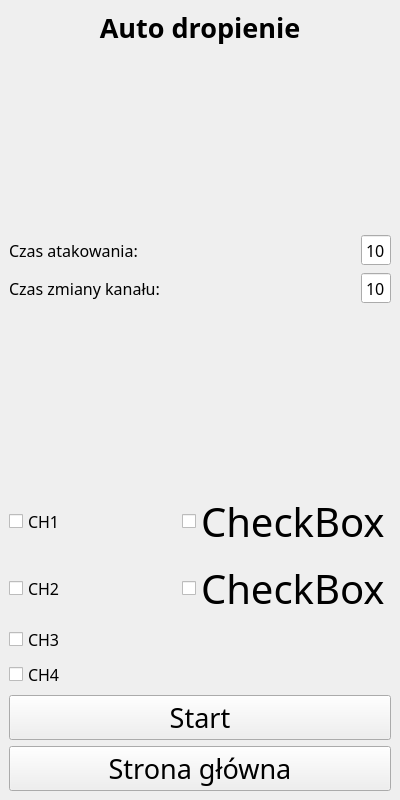
<?xml version="1.0" encoding="UTF-8"?>
<ui version="4.0">
 <class>MainWindow</class>
 <widget class="QMainWindow" name="MainWindow">
  <property name="geometry">
   <rect>
    <x>0</x>
    <y>0</y>
    <width>400</width>
    <height>800</height>
   </rect>
  </property>
  <property name="font">
   <font>
    <family>Poor Richard</family>
    <pointsize>30</pointsize>
   </font>
  </property>
  <property name="windowTitle">
   <string>MainWindow</string>
  </property>
  <widget class="QWidget" name="centralwidget">
   <layout class="QGridLayout" name="gridLayout">
    <property name="leftMargin">
     <number>0</number>
    </property>
    <property name="topMargin">
     <number>0</number>
    </property>
    <property name="rightMargin">
     <number>0</number>
    </property>
    <property name="bottomMargin">
     <number>0</number>
    </property>
    <property name="spacing">
     <number>0</number>
    </property>
    <item row="0" column="0">
     <widget class="QStackedWidget" name="stackedWidget">
      <property name="styleSheet">
       <string notr="true">
</string>
      </property>
      <property name="currentIndex">
       <number>1</number>
      </property>
      <widget class="QWidget" name="start_page">
       <property name="font">
        <font>
         <pointsize>40</pointsize>
        </font>
       </property>
       <layout class="QGridLayout" name="gridLayout_2">
        <item row="0" column="0">
         <widget class="QLabel" name="label">
          <property name="sizePolicy">
           <sizepolicy hsizetype="Preferred" vsizetype="Maximum">
            <horstretch>0</horstretch>
            <verstretch>0</verstretch>
           </sizepolicy>
          </property>
          <property name="font">
           <font>
            <pointsize>20</pointsize>
            <weight>75</weight>
            <bold>true</bold>
           </font>
          </property>
          <property name="text">
           <string>Strona startowa</string>
          </property>
          <property name="alignment">
           <set>Qt::AlignCenter</set>
          </property>
         </widget>
        </item>
        <item row="3" column="0">
         <widget class="QPushButton" name="autoDropping">
          <property name="sizePolicy">
           <sizepolicy hsizetype="Preferred" vsizetype="Preferred">
            <horstretch>0</horstretch>
            <verstretch>0</verstretch>
           </sizepolicy>
          </property>
          <property name="font">
           <font>
            <pointsize>20</pointsize>
           </font>
          </property>
          <property name="text">
           <string>Auto dropienie</string>
          </property>
         </widget>
        </item>
        <item row="2" column="0">
         <widget class="QPushButton" name="bossHelpper">
          <property name="sizePolicy">
           <sizepolicy hsizetype="Preferred" vsizetype="Preferred">
            <horstretch>0</horstretch>
            <verstretch>0</verstretch>
           </sizepolicy>
          </property>
          <property name="font">
           <font>
            <pointsize>20</pointsize>
           </font>
          </property>
          <property name="text">
           <string>Pomocnik do bosów</string>
          </property>
         </widget>
        </item>
        <item row="1" column="0">
         <spacer name="verticalSpacer_2">
          <property name="orientation">
           <enum>Qt::Vertical</enum>
          </property>
          <property name="sizeType">
           <enum>QSizePolicy::Preferred</enum>
          </property>
          <property name="sizeHint" stdset="0">
           <size>
            <width>20</width>
            <height>40</height>
           </size>
          </property>
         </spacer>
        </item>
       </layout>
      </widget>
      <widget class="QWidget" name="auto_dropping_page">
       <layout class="QGridLayout" name="gridLayout_3">
        <item row="5" column="0">
         <widget class="QPushButton" name="start_dropping">
          <property name="sizePolicy">
           <sizepolicy hsizetype="Preferred" vsizetype="Maximum">
            <horstretch>0</horstretch>
            <verstretch>0</verstretch>
           </sizepolicy>
          </property>
          <property name="font">
           <font>
            <pointsize>20</pointsize>
           </font>
          </property>
          <property name="text">
           <string>Start</string>
          </property>
         </widget>
        </item>
        <item row="2" column="0">
         <widget class="QWidget" name="widget" native="true">
          <property name="minimumSize">
           <size>
            <width>0</width>
            <height>20</height>
           </size>
          </property>
          <layout class="QGridLayout" name="gridLayout_5">
           <property name="leftMargin">
            <number>0</number>
           </property>
           <property name="topMargin">
            <number>0</number>
           </property>
           <property name="rightMargin">
            <number>0</number>
           </property>
           <property name="bottomMargin">
            <number>0</number>
           </property>
           <item row="1" column="0">
            <widget class="QLabel" name="label_5">
             <property name="font">
              <font>
               <pointsize>12</pointsize>
              </font>
             </property>
             <property name="text">
              <string>Czas zmiany kanału:</string>
             </property>
            </widget>
           </item>
           <item row="0" column="0">
            <widget class="QLabel" name="label_4">
             <property name="font">
              <font>
               <pointsize>12</pointsize>
              </font>
             </property>
             <property name="text">
              <string>Czas atakowania:</string>
             </property>
            </widget>
           </item>
           <item row="0" column="1">
            <widget class="QSpinBox" name="atact_time">
             <property name="sizePolicy">
              <sizepolicy hsizetype="Maximum" vsizetype="Preferred">
               <horstretch>0</horstretch>
               <verstretch>0</verstretch>
              </sizepolicy>
             </property>
             <property name="font">
              <font>
               <pointsize>12</pointsize>
              </font>
             </property>
             <property name="buttonSymbols">
              <enum>QAbstractSpinBox::NoButtons</enum>
             </property>
             <property name="value">
              <number>10</number>
             </property>
            </widget>
           </item>
           <item row="1" column="1">
            <widget class="QSpinBox" name="change_chanel_time">
             <property name="sizePolicy">
              <sizepolicy hsizetype="Maximum" vsizetype="Preferred">
               <horstretch>0</horstretch>
               <verstretch>0</verstretch>
              </sizepolicy>
             </property>
             <property name="font">
              <font>
               <pointsize>12</pointsize>
              </font>
             </property>
             <property name="buttonSymbols">
              <enum>QAbstractSpinBox::NoButtons</enum>
             </property>
             <property name="value">
              <number>10</number>
             </property>
            </widget>
           </item>
          </layout>
         </widget>
        </item>
        <item row="4" column="0">
         <widget class="QWidget" name="widget_2" native="true">
          <property name="minimumSize">
           <size>
            <width>0</width>
            <height>30</height>
           </size>
          </property>
          <layout class="QGridLayout" name="gridLayout_6">
           <property name="leftMargin">
            <number>0</number>
           </property>
           <property name="topMargin">
            <number>0</number>
           </property>
           <property name="rightMargin">
            <number>0</number>
           </property>
           <property name="bottomMargin">
            <number>0</number>
           </property>
           <item row="0" column="0">
            <widget class="QCheckBox" name="ch1_check_box">
             <property name="font">
              <font>
               <pointsize>12</pointsize>
              </font>
             </property>
             <property name="text">
              <string>CH1</string>
             </property>
            </widget>
           </item>
           <item row="1" column="0">
            <widget class="QCheckBox" name="ch2_check_box">
             <property name="font">
              <font>
               <pointsize>12</pointsize>
              </font>
             </property>
             <property name="text">
              <string>CH2</string>
             </property>
            </widget>
           </item>
           <item row="2" column="0">
            <widget class="QCheckBox" name="ch3_check_box">
             <property name="font">
              <font>
               <pointsize>12</pointsize>
              </font>
             </property>
             <property name="text">
              <string>CH3</string>
             </property>
            </widget>
           </item>
           <item row="3" column="0">
            <widget class="QCheckBox" name="ch4_check_box">
             <property name="font">
              <font>
               <pointsize>12</pointsize>
              </font>
             </property>
             <property name="text">
              <string>CH4</string>
             </property>
            </widget>
           </item>
           <item row="0" column="1">
            <widget class="QCheckBox" name="checkBox">
             <property name="text">
              <string>CheckBox</string>
             </property>
            </widget>
           </item>
           <item row="1" column="1">
            <widget class="QCheckBox" name="checkBox_2">
             <property name="text">
              <string>CheckBox</string>
             </property>
            </widget>
           </item>
          </layout>
         </widget>
        </item>
        <item row="8" column="0">
         <widget class="QPushButton" name="back_button">
          <property name="sizePolicy">
           <sizepolicy hsizetype="Preferred" vsizetype="Maximum">
            <horstretch>0</horstretch>
            <verstretch>0</verstretch>
           </sizepolicy>
          </property>
          <property name="font">
           <font>
            <pointsize>20</pointsize>
           </font>
          </property>
          <property name="text">
           <string>Strona główna</string>
          </property>
         </widget>
        </item>
        <item row="0" column="0">
         <widget class="QLabel" name="label_2">
          <property name="sizePolicy">
           <sizepolicy hsizetype="Preferred" vsizetype="Maximum">
            <horstretch>0</horstretch>
            <verstretch>0</verstretch>
           </sizepolicy>
          </property>
          <property name="font">
           <font>
            <pointsize>20</pointsize>
            <weight>75</weight>
            <bold>true</bold>
           </font>
          </property>
          <property name="text">
           <string>Auto dropienie</string>
          </property>
          <property name="alignment">
           <set>Qt::AlignCenter</set>
          </property>
         </widget>
        </item>
        <item row="1" column="0">
         <spacer name="verticalSpacer">
          <property name="orientation">
           <enum>Qt::Vertical</enum>
          </property>
          <property name="sizeHint" stdset="0">
           <size>
            <width>20</width>
            <height>40</height>
           </size>
          </property>
         </spacer>
        </item>
        <item row="3" column="0">
         <spacer name="verticalSpacer_4">
          <property name="orientation">
           <enum>Qt::Vertical</enum>
          </property>
          <property name="sizeHint" stdset="0">
           <size>
            <width>20</width>
            <height>40</height>
           </size>
          </property>
         </spacer>
        </item>
       </layout>
      </widget>
      <widget class="QWidget" name="boss_helpper_page">
       <layout class="QGridLayout" name="gridLayout_4">
        <item row="1" column="0">
         <spacer name="verticalSpacer_3">
          <property name="orientation">
           <enum>Qt::Vertical</enum>
          </property>
          <property name="sizeHint" stdset="0">
           <size>
            <width>20</width>
            <height>40</height>
           </size>
          </property>
         </spacer>
        </item>
        <item row="0" column="0">
         <widget class="QLabel" name="label_3">
          <property name="sizePolicy">
           <sizepolicy hsizetype="Preferred" vsizetype="Maximum">
            <horstretch>0</horstretch>
            <verstretch>0</verstretch>
           </sizepolicy>
          </property>
          <property name="font">
           <font>
            <pointsize>20</pointsize>
            <weight>75</weight>
            <bold>true</bold>
           </font>
          </property>
          <property name="text">
           <string>Pomocnik do bosów</string>
          </property>
          <property name="alignment">
           <set>Qt::AlignCenter</set>
          </property>
         </widget>
        </item>
        <item row="2" column="0">
         <widget class="QPushButton" name="back_button_1">
          <property name="sizePolicy">
           <sizepolicy hsizetype="Preferred" vsizetype="Maximum">
            <horstretch>0</horstretch>
            <verstretch>0</verstretch>
           </sizepolicy>
          </property>
          <property name="font">
           <font>
            <pointsize>20</pointsize>
           </font>
          </property>
          <property name="text">
           <string>Strona główna</string>
          </property>
         </widget>
        </item>
       </layout>
      </widget>
     </widget>
    </item>
   </layout>
  </widget>
 </widget>
 <resources/>
 <connections/>
</ui>
